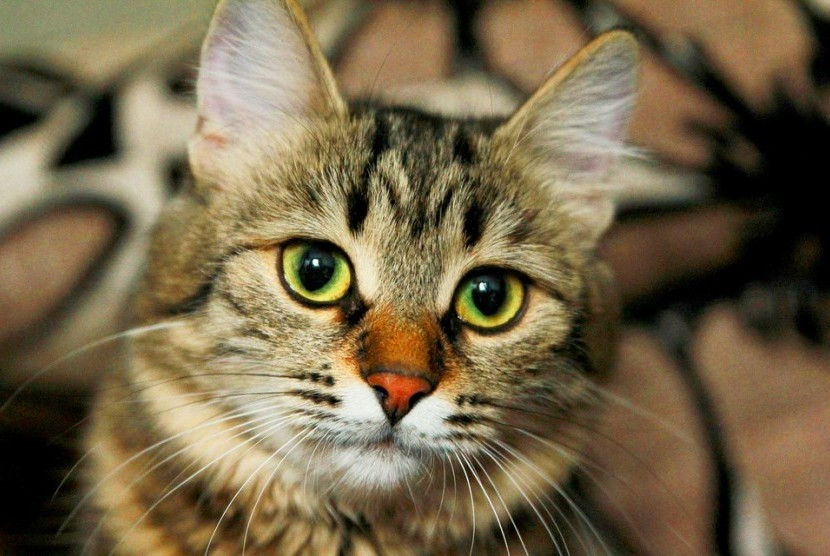
#> input picture Sobel/kucing.jpg, 830 x 556 px
$ jupyter execute TugasSobel.ipynb   (older library calls are emulated)
#> lines starting #> are read from the running program, lines starting #| are printed output that depends on the picture
[cell 1]
import cv2
import numpy as np
from matplotlib import pyplot as plt
test_image = cv2.imread('kucing.jpg',0) #gambar dibaca grayscale
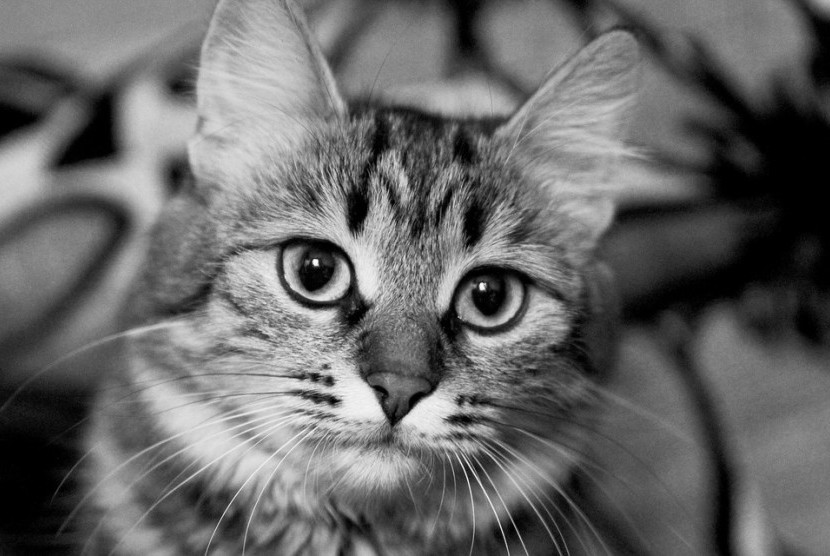
#> test_image: shape (556, 830); min 0, max 255, mean 103.2
#cv2.Sobel(original_image,ddepth,xorder,yorder,kernelsize)
#tanda cv2.CV_64F adalah format grayscale 64 bit (true color)
#sedangkan cv2.CV_8U adalah format binary atau 8 bit (hitam putih)
sobelx = cv2.Sobel(test_image,cv2.CV_64F,1,0,ksize=3)
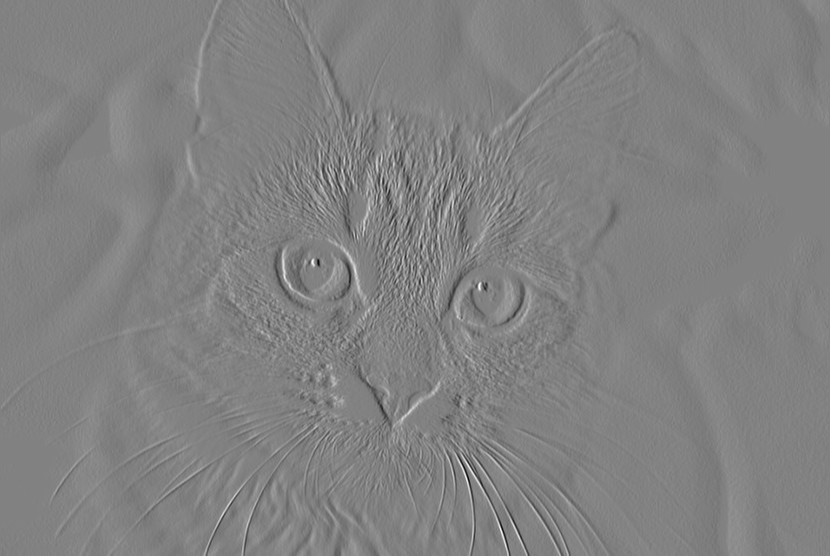
#> sobelx: shape (556, 830) float64; min -773, max 746, mean -0.2; drawn with min black and max white
sobely = cv2.Sobel(test_image,cv2.CV_64F,0,1,ksize=3)
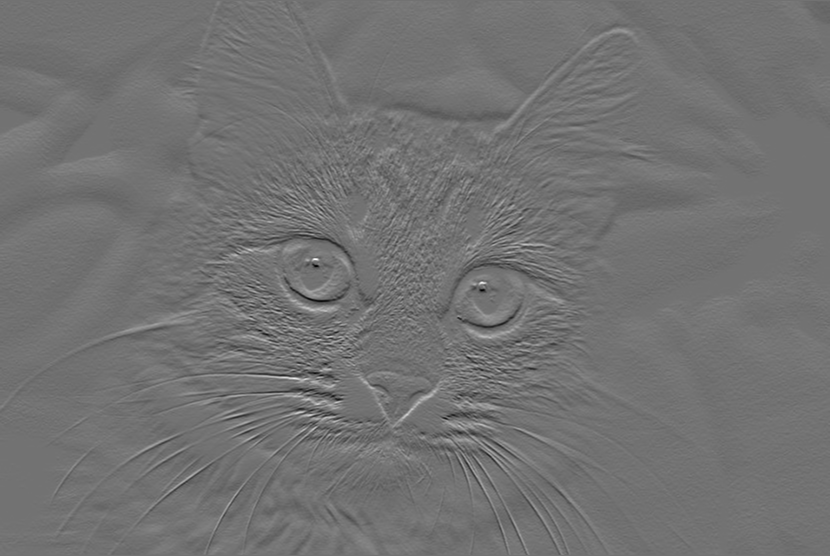
#> sobely: shape (556, 830) float64; min -658, max 804, mean -0.4; drawn with min black and max white
plt.figure()
plt.subplot(1,2,1),plt.imshow(sobelx,cmap='gray'),plt.title('Penerapan Sobel X')
plt.subplot(1,2,2),plt.imshow(sobely,cmap='gray'),plt.title('Penerapan Sobel Y')
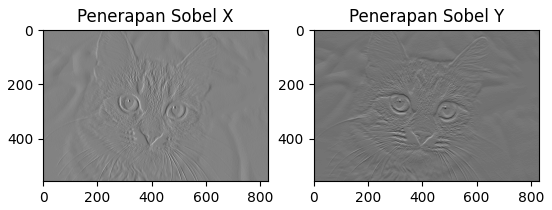
#> figure drawn by matplotlib, 2 panels
